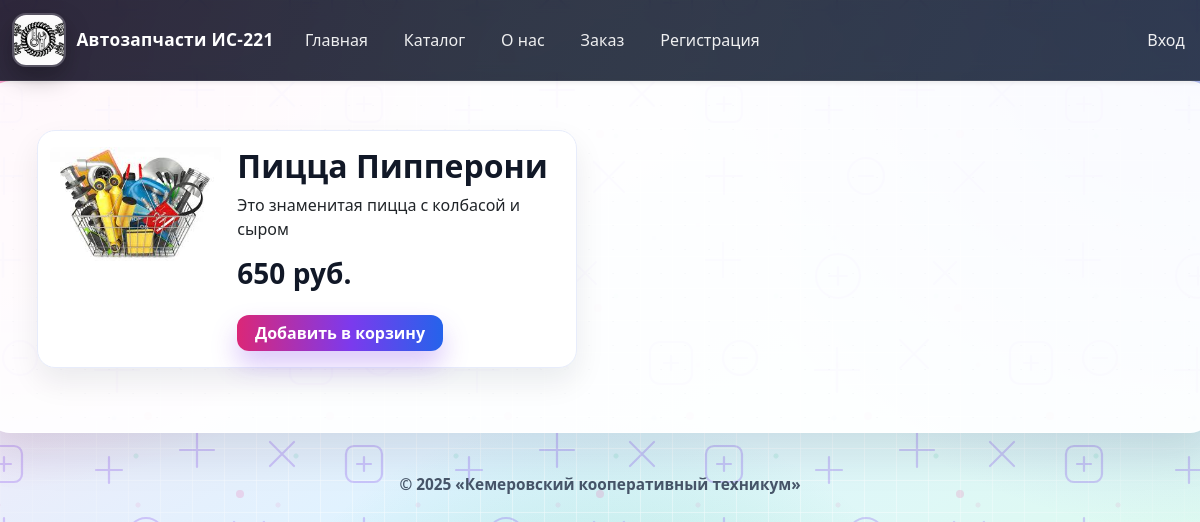
/products/2, run on an earlier commit of the app's database.
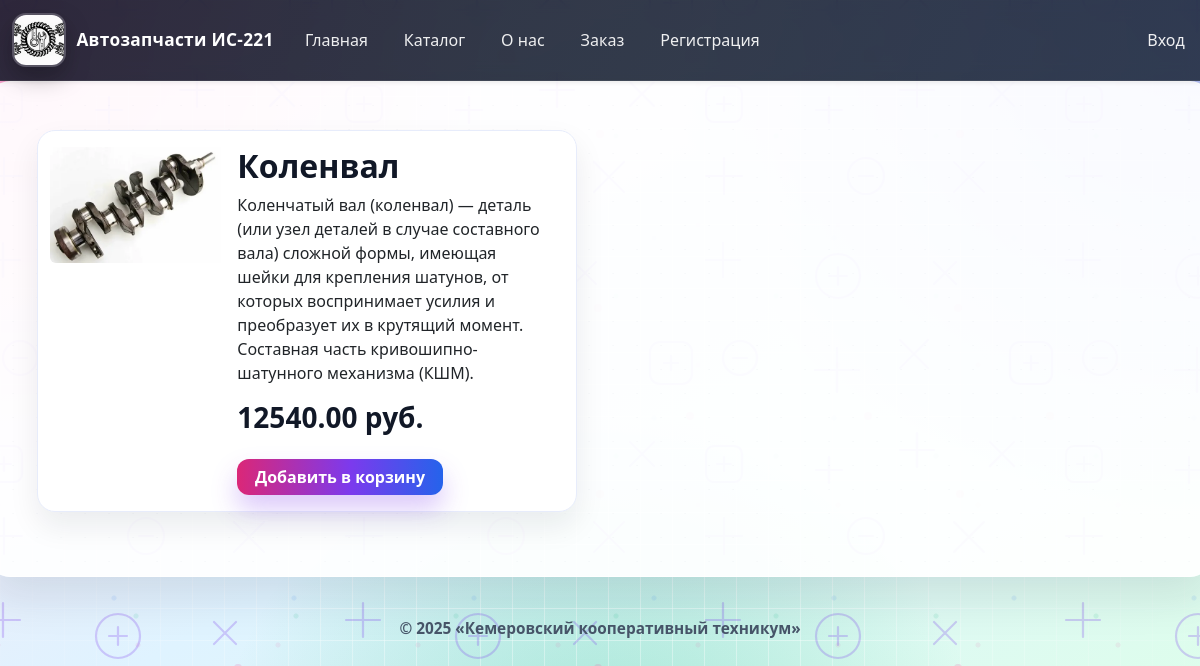
And on a later commit of the database.
### tables this page shows
CREATE TABLE `products` (
  `id` int(11) NOT NULL,
  `name` varchar(255) NOT NULL,
  `price` decimal(10,2) NOT NULL,
  `description` text DEFAULT NULL,
  `created_at` timestamp NOT NULL DEFAULT current_timestamp(),
  `image` varchar(255) DEFAULT NULL,
  `username` varchar(255) DEFAULT NULL
);

### src/Controllers/ProductController.php (called while the page is built, shortened)
<?php
class ProductController {
    public function get(?int $id): string {
        if (Config::STORAGE_TYPE == Config::TYPE_DB) {
            $serviceStorage = new ProductDBStorage();
            $model = new Product($serviceStorage, Config::TABLE_PRODUCTS);
        }
        $data = $model->loadData();
        if (($id) && ($id <= count($data))) {
            $record= $data[$id-1];
            return ProductTemplate::getCardTemplate($record);
        } else
            return ProductTemplate::getCardTemplate(null);
    }
}

### src/Router/Router.php (called while the page is built, shortened)
<?php
class Router {
    public function route(string $url): string {
        $path = parse_url($url, PHP_URL_PATH);
        $pieces = explode("/", $path);
        $resource = $pieces[2];
        switch ($resource) {
            case "products":
                $productController = new ProductController();
                $id = (isset($pieces[3])) ? intval($pieces[3]) : null;
                return $productController->get($id);
        }
    }
}

### src/Services/DBStorage.php (called while the page is built, shortened)
<?php
class DBStorage
{
    public function __construct() {
        $this->connection = new PDO(
            Config::MYSQL_DNS,
            Config::MYSQL_USER,
            Config::MYSQL_PASSWORD
        );
    }
}

### src/Services/ProductDBStorage.php (called while the page is built, shortened)
<?php
class ProductDBStorage extends DBStorage implements ILoadStorage
{
    public function loadData($nameFile): ?array
    {
        $sql = "SELECT `id`, `name`, `description`, `image`, `price`
                  FROM products";
        $result = $this->connection->query($sql, PDO::FETCH_ASSOC);
        $rows = $result->fetchAll();
        return $rows;
    }
}

### src/Models/Product.php (called while the page is built, shortened)
<?php
class Product {
    private ILoadStorage $dataStorage;
    private string $nameResource;
    public function __construct(ILoadStorage $service, string $name)
    {
        $this->dataStorage = $service;
        $this->nameResource = $name;
    }
    public function loadData(): ?array {
        return $this->dataStorage->loadData( $this->nameResource );
    }
}

### src/Views/ProductTemplate.php (the view, shortened to what this page needs)
<?php
class ProductTemplate extends BaseTemplate
{
    public static function getCardTemplate(?array $rec): string {
        $template = parent::getTemplate();
        if ($rec) {
            $title= "Карточка для {$rec['name']}";
            $content = <<<CORUSEL
            <main class="row p-5">
                <div class="card mb-3" style="max-width: 540px;">
                    <div class="row g-0">
                        <div class="col-md-4 mt-3">
                        <img src="{$rec['image']}" class="img-fluid rounded-start" alt="Изображение пиццы">
                        </div>
                        <div class="col-md-8">
                        <div class="card-body">
                            <h2 class="card-title">{$rec['name']}</h2>
                            <p class="card-text">{$rec['description']}</p>
                            <h3>{$rec['price']} руб.</h3>
                            <form class="mt-4" action="/pizza221/basket" method="POST">
                                <input type="hidden" name="id" value="{$rec['id']}">
                                <button type="submit" class="btn btn-primary">Добавить в корзину</button>
                            </form>
                        </div>
                        </div>
                    </div>
                </div>
            </main>
            CORUSEL;
        }
        $resultTemplate =  sprintf($template, $title, $content);
        return $resultTemplate;
    }
}

What changed in the data, as far as the page shows it:
changed products: image: a different picture; name "Пицца Пипперони" → "Коленвал"; description "Это знаменитая пицца с колбасой и сыром" → "Коленчатый вал (коленвал) — деталь (или узел деталей в случае составного вала) сложной формы, имеющая шейки для крепления шатунов, от которых воспринимает усилия и преобразует их в крутящий момент. Составная часть кривошипно-шатунного механизма (КШМ)."; price "650" → "12540.00"
